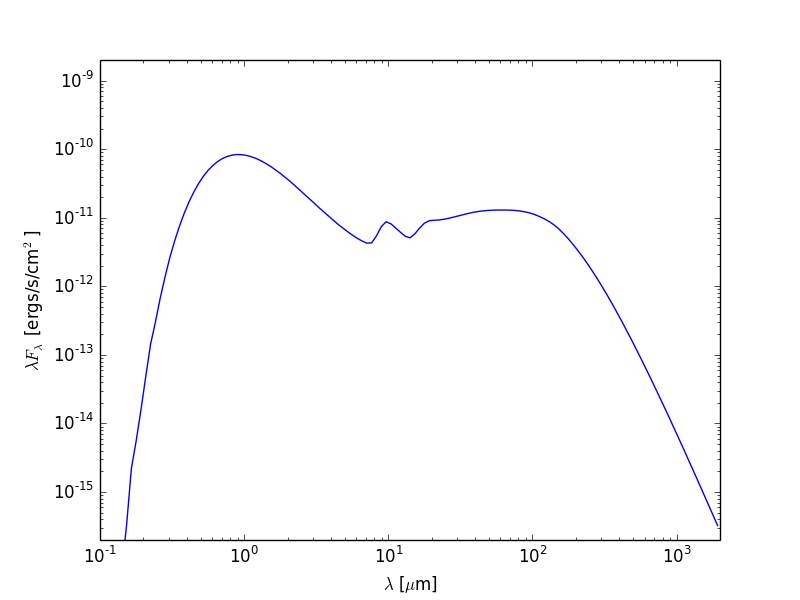

Write Python code to recreate this figure.
import matplotlib.pyplot as plt

from hyperion.model import ModelOutput
from hyperion.util.constants import pc

# Open the model
m = ModelOutput('class2_sed.rtout')

# Create the plot
fig = plt.figure()
ax = fig.add_subplot(1, 1, 1)

# Extract the SED for the smallest inclination and largest aperture, and
# scale to 300pc. In Python, negative indices can be used for lists and
# arrays, and indicate the position from the end. So to get the SED in the
# largest aperture, we set aperture=-1.
sed = m.get_sed(inclination=0, aperture=-1, distance=300 * pc)

# Plot the SED. The loglog command is similar to plot, but automatically
# sets the x and y axes to be on a log scale.
ax.loglog(sed.wav, sed.val)

# Add some axis labels (we are using LaTeX here)
ax.set_xlabel(r'$\lambda$ [$\mu$m]')
ax.set_ylabel(r'$\lambda F_\lambda$ [ergs/s/cm$^2$]')

# Set view limits
ax.set_xlim(0.1, 2000.)
ax.set_ylim(2.e-16, 2.e-9)

# Write out the plot
fig.savefig('class2_sed_plot_single.png')
